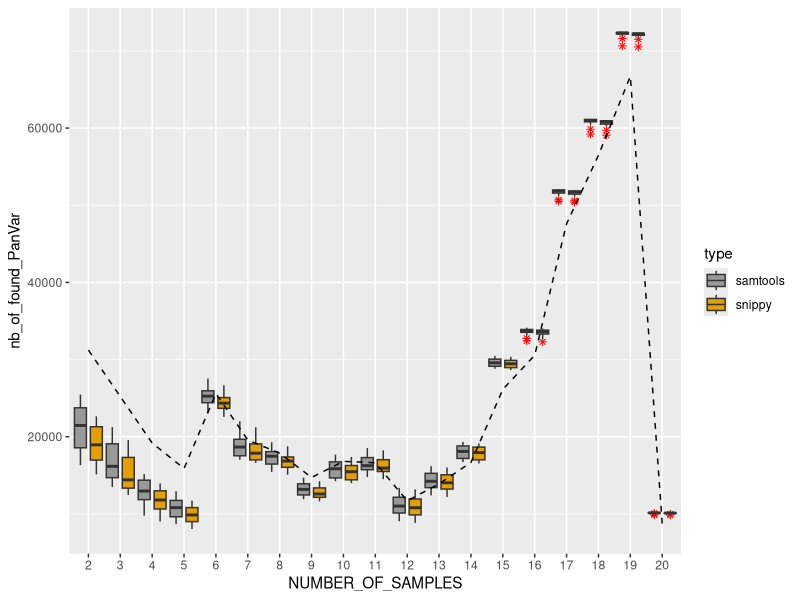

Recreate this plot in R.
library("ggplot2")

setwd("~/Desktop")


# import data
# this one has the data for the line (Pandora with denovo)
panden <- read.csv("pandora_withdenovo.tsv", sep='\t', header=TRUE)
panden$NUMBER_OF_SAMPLES <- as.factor(panden$NUMBER_OF_SAMPLES)

# this one has all of the snippy/samtools results
both <- read.csv("snippy-samtools.tsv", sep='\t', header=TRUE)
both$NUMBER_OF_SAMPLES <- as.factor(both$NUMBER_OF_SAMPLES)

# plot: 
p <- ggplot(both, aes(x=NUMBER_OF_SAMPLES, y=nb_of_found_PanVar, fill=type)) + 
  geom_boxplot(outlier.colour="red", outlier.shape=8, position=position_dodge(1))
q <- p + geom_line(data=panden, aes(x=NUMBER_OF_SAMPLES, y=nb_of_found_PanVar), inherit.aes = FALSE, size=0.5, group = 1, linetype = "dashed")
q+scale_fill_manual(values=c("#999999", "#E69F00"))
